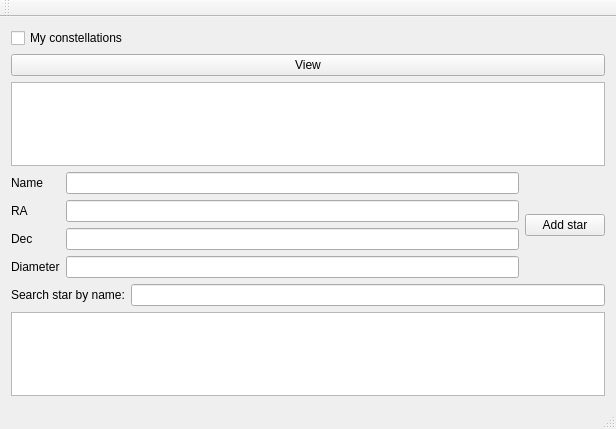
<?xml version="1.0" encoding="UTF-8"?>
<ui version="4.0">
 <class>GUIClass</class>
 <widget class="QMainWindow" name="GUIClass">
  <property name="geometry">
   <rect>
    <x>0</x>
    <y>0</y>
    <width>616</width>
    <height>429</height>
   </rect>
  </property>
  <property name="windowTitle">
   <string>GUI</string>
  </property>
  <widget class="QWidget" name="centralWidget">
   <layout class="QVBoxLayout" name="verticalLayout">
    <item>
     <widget class="QCheckBox" name="checkBox">
      <property name="text">
       <string>My constellations</string>
      </property>
     </widget>
    </item>
    <item>
     <widget class="QPushButton" name="viewButton">
      <property name="text">
       <string>View</string>
      </property>
     </widget>
    </item>
    <item>
     <widget class="QTableView" name="tableView"/>
    </item>
    <item>
     <layout class="QHBoxLayout" name="horizontalLayout">
      <item>
       <layout class="QFormLayout" name="formLayout">
        <item row="0" column="0">
         <widget class="QLabel" name="label">
          <property name="text">
           <string>Name</string>
          </property>
         </widget>
        </item>
        <item row="0" column="1">
         <widget class="QLineEdit" name="name_lineEdit"/>
        </item>
        <item row="1" column="0">
         <widget class="QLabel" name="label_2">
          <property name="text">
           <string>RA</string>
          </property>
         </widget>
        </item>
        <item row="1" column="1">
         <widget class="QLineEdit" name="RA_lineEdit"/>
        </item>
        <item row="2" column="0">
         <widget class="QLabel" name="label_3">
          <property name="text">
           <string>Dec</string>
          </property>
         </widget>
        </item>
        <item row="2" column="1">
         <widget class="QLineEdit" name="Dec_lineEdit"/>
        </item>
        <item row="3" column="0">
         <widget class="QLabel" name="label_4">
          <property name="text">
           <string>Diameter</string>
          </property>
         </widget>
        </item>
        <item row="3" column="1">
         <widget class="QLineEdit" name="diameter_lineEdit"/>
        </item>
       </layout>
      </item>
      <item>
       <widget class="QPushButton" name="addButton">
        <property name="text">
         <string>Add star</string>
        </property>
       </widget>
      </item>
     </layout>
    </item>
    <item>
     <layout class="QHBoxLayout" name="horizontalLayout_2">
      <item>
       <widget class="QLabel" name="label_5">
        <property name="text">
         <string>Search star by name:</string>
        </property>
       </widget>
      </item>
      <item>
       <widget class="QLineEdit" name="search_lineEdit"/>
      </item>
     </layout>
    </item>
    <item>
     <widget class="QListWidget" name="search_listWidget"/>
    </item>
   </layout>
  </widget>
  <widget class="QMenuBar" name="menuBar">
   <property name="geometry">
    <rect>
     <x>0</x>
     <y>0</y>
     <width>616</width>
     <height>21</height>
    </rect>
   </property>
  </widget>
  <widget class="QToolBar" name="mainToolBar">
   <attribute name="toolBarArea">
    <enum>TopToolBarArea</enum>
   </attribute>
   <attribute name="toolBarBreak">
    <bool>false</bool>
   </attribute>
  </widget>
  <widget class="QStatusBar" name="statusBar"/>
 </widget>
 <layoutdefault spacing="6" margin="11"/>
 <resources>
  <include location="GUI.qrc"/>
 </resources>
 <connections/>
</ui>
